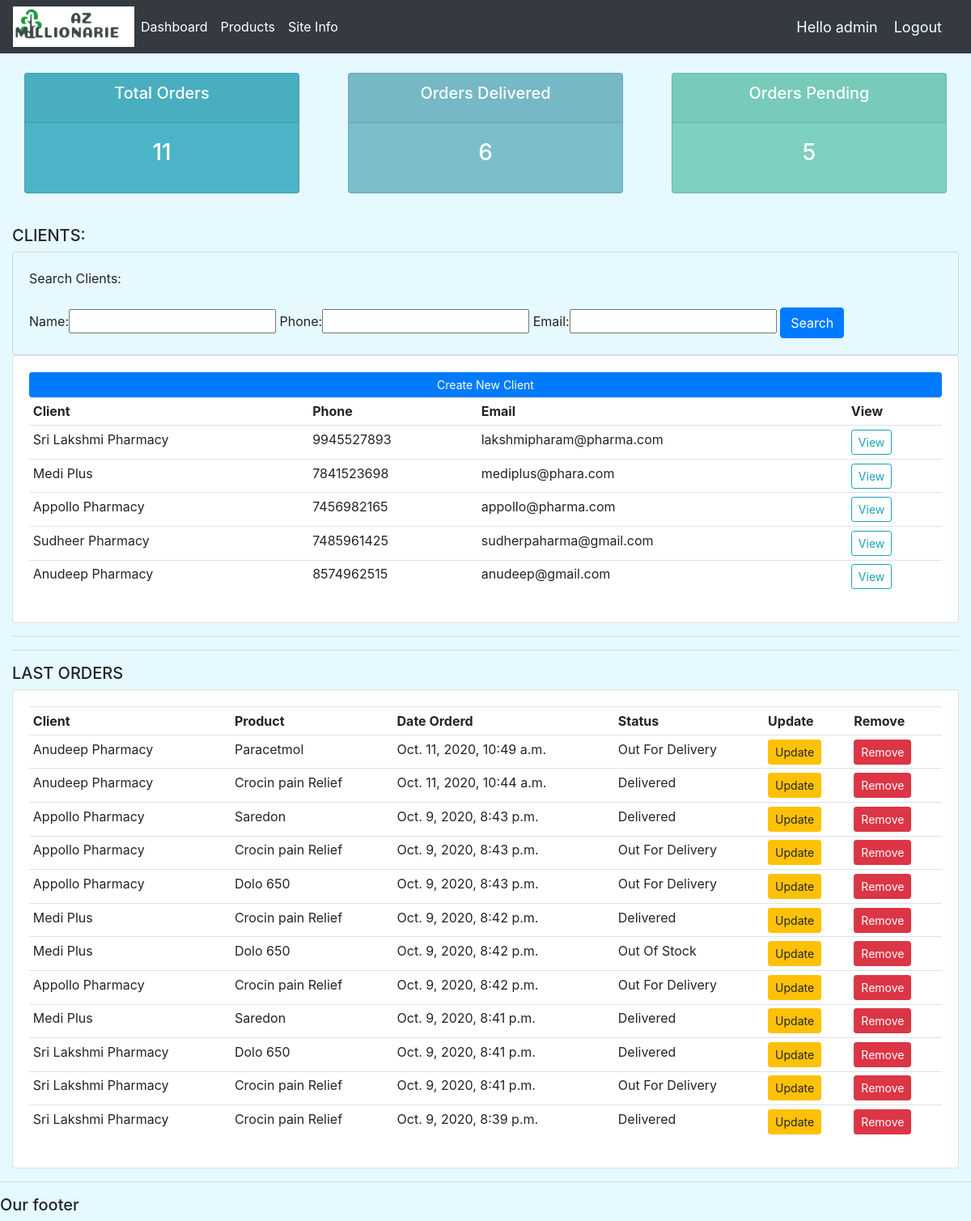
The app's page / (signed in) with its own data.
### accounts/models.py (models this page shows, shortened)
class Customer(models.Model):
    name=models.CharField(max_length=200,null=True,)
    phone = models.IntegerField(null=True,)
    email = models.EmailField(max_length=50, null=True,)
    date_created = models.DateTimeField(auto_now_add=True, null=True)
    def __str__(self):
        return self.name

class Order(models.Model):
    STATUS = (('Delivered','Delivered'),('Out For Delivery','Out For Delivery'),
              ('Out Of Stock','Out Of Stock'),('Not Available','Not Available'))
    customer=models.ForeignKey(Customer,null=True,on_delete=models.SET_NULL)
    product = models.ForeignKey(Product, null=True, on_delete=models.SET_NULL)
    quantity=models.IntegerField()
    status=models.CharField(max_length=100,null=True,choices=STATUS)
    date_created = models.DateTimeField(auto_now_add=True)

class Product(models.Model):
    CATEGORY=(('Emergency','Emergency'),('Demanded','Demanded'))
    name=models.CharField(max_length=100,null=True)
    description=models.CharField(max_length=500,null=True)
    category=models.CharField(max_length=100,null=True,choices=CATEGORY)
    price=models.FloatField()
    date_created=models.DateTimeField(auto_now_add=True)
    def __str__(self):
        return self.name

### accounts/views.py (the view)
# urls.py: path('', views.home,name='home'),
@login_required
def home(request):
	customers=Customer.objects.all()
	customer_fil=customer_filter(request.GET,queryset=customers)
	customers=customer_fil.qs
	orders=Order.objects.all().order_by('-date_created')
	out_for_delivery = Order.objects.filter(
	status='Out For Delivery').count()
	delivered = Order.objects.filter(status='Delivered').count()
	total_orders = out_for_delivery+delivered
	context = {'customers': customers,'orders': orders,
	           'total_orders': total_orders,'out_for_delivery':out_for_delivery,
			   'delivered':delivered,'customer_fil':customer_fil}
	return render(request, 'accounts/dashboard.html',context)

### accounts/templates/accounts/dashboard.html
{%  extends 'accounts/main.html' %}
{% block content %}
{%  include 'accounts/status.html' %}
<br>
<div class="row">
    <div class="col-md-12" >
        <h5>CLIENTS:</h5>
        <div class="row" >
            <div class="col">
                <div class="card card-body" id="cssfordilter">
                    <form method="get">
                        Search Clients: <br> <br>
                        {{customer_fil.form}}
                        <button class="btn btn-primary" type="submit">Search</button>
                    </form>
                </div>
            </div>
        </div>
        <div class="card card-body">
            <a class="btn btn-primary  btn-sm btn-block" href="{% url 'create_customer' %}">Create New Client </a>
            <table class="table table-sm">
                <tr>
                    <th>Client</th>
                    <th>Phone</th>
                    <th>Email</th>
                    <th>View</th>
                </tr>
                {% for customer in customers %}
                <tr>
                    <td>{{customer.name}}</td>
                    <td>{{customer.phone}}</td>
                    <td>{{customer.email}}</td>
                    <td><a class="btn btn-sm btn-outline-info" href="{% url 'customers' customer.id %}" >View</a></td>
                </tr>
                {% endfor %}
            </table>
        </div>
    </div>
    <div class="col-md-12">
        <hr>
        <hr>
        <h5>LAST ORDERS</h5>
        <div class="card card-body">
            <table class="table table-sm">
                <tr>
                    <th>Client</th>
                    <th>Product</th>
                    <th>Date Orderd</th>
                    <th>Status</th>
                    <th>Update</th>
                    <th>Remove</th>
                </tr>
                {% for order in orders %}
                <tr>
                    <td>{{order.customer}}</td>
                    <td>{{order.product}}</td>
                    <td>{{order.date_created}}</td>
                    <td>{{order.status}}</td>
                    <td> <a class="btn btn-sm  btn-warning" href="{% url 'update_order' order.id %}">Update</a></td>
                    <td><a class="btn btn-sm   btn-danger" href="{% url 'delete_order' order.id %}">Remove</a></td>
                </tr>
                {% endfor %}
            </table>
        </div>
    </div>
</div>
{% endblock %}

### accounts/templates/accounts/main.html (shortened to what this page needs)
{% load static %}
<!DOCTYPE html>
<html>
<head>
    <link rel="stylesheet" href="https://stackpath.bootstrapcdn.com/bootstrap/4.3.1/css/bootstrap.min.css"
>
    <link rel="stylesheet" type="text/css" href="{% static 'css/main.css' %}">
</head>
<body>
    {%  include 'accounts/navbar.html' %}
    <div class="container-fluid">
        {% block content %}
        {% endblock %}
    </div>
    <hr>
    <h5>Our footer</h5>
</body>
</html>

### accounts/templates/accounts/navbar.html (shortened to what this page needs)
{% load static %}
<nav class="navbar navbar-expand-lg navbar-dark bg-dark">
    <img src="{% static 'images/logo.png' %}" height='50' width='150'>
    <div class="collapse navbar-collapse" id="navbarNav">
        <ul class="navbar-nav">
            <li class="nav-item active">
                <a class="nav-link" href="{% url 'home' %}">Dashboard</a>
            </li>
            <li class="nav-item active">
                <a class="nav-link" href="{% url 'products' %}">Products</a>
            </li>
            <li class="nav-item active">
                <a class="nav-link" href="{% url 'info' %}">Site Info</a>
            </li>
        </ul>
    </div>
    <span class='hello'> Hello {{request.user}}</span>
    <span ><a class='hello' href="{% url 'logout' %}">Logout</a></span>
</nav>

### accounts/templates/accounts/status.html
<br>{% load static %}
<div class="row">
    <div class="col">
        <div class="col-md">
            <div class="card text-center text-white  mb-3" id="total-orders">
                <div class="card-header">
                    <h5 class="card-title">Total Orders</h5>
                </div>
                <div class="card-body">
                    <h3 class="card-title">{{total_orders}}</h3>
                </div>
            </div>
        </div>
    </div>
    <div class="col">
        <div class="col-md">
            <div class="card text-center text-white  mb-3" id="orders-delivered">
                <div class="card-header">
                    <h5 class="card-title">Orders Delivered</h5>
                </div>
                <div class="card-body">
                    <h3 class="card-title">{{delivered}}</h3>
                </div>
            </div>
        </div>
    </div>
    <div class="col">
        <div class="col-md">
            <div class="card text-center text-white  mb-3" id="orders-pending">
                <div class="card-header">
                    <h5 class="card-title">Orders Pending</h5>
                </div>
                <div class="card-body">
                    <h3 class="card-title">{{out_for_delivery}}</h3>
                </div>
            </div>
        </div>
    </div>
</div>

### static/css/main.css (style rules this page uses)
body { background-color: #e6f9ff; }
#cssfordilter { background-color: #e6f9ff; }
#total-orders { background-color: #4cb4c7; }
#orders-delivered { background-color: #7abecc; }
#orders-pending { background-color: #7CD1C0; }

### accounts/templates/accounts/navbar.html (style rules this page uses)
.hello { font-size: 18px; color: azure; margin-right: 20px; }

### records on screen
Customer: name "Sri Lakshmi Pharmacy", phone "9945527893", email "lakshmipharam@pharma.com"
Customer: name "Medi Plus", phone "7841523698", email "mediplus@phara.com"
Customer: name "Appollo Pharmacy", phone "7456982165", email "appollo@pharma.com"
Customer: name "Sudheer Pharmacy", phone "7485961425", email "sudherpaharma@gmail.com"
Customer: name "Anudeep Pharmacy", phone "8574962515", email "anudeep@gmail.com"
Order: customer "Anudeep Pharmacy", product "Paracetmol", date_created "Oct. 11, 2020, 10:49 a.m.", status "Out For Delivery"
Order: customer "Anudeep Pharmacy", product "Crocin pain Relief", date_created "Oct. 11, 2020, 10:44 a.m.", status "Delivered"
Order: customer "Appollo Pharmacy", product "Saredon", date_created "Oct. 9, 2020, 8:43 p.m.", status "Delivered"
Order: customer "Appollo Pharmacy", product "Crocin pain Relief", date_created "Oct. 9, 2020, 8:43 p.m.", status "Out For Delivery"
Order: customer "Appollo Pharmacy", product "Dolo 650", date_created "Oct. 9, 2020, 8:43 p.m.", status "Out For Delivery"
Order: customer "Medi Plus", product "Crocin pain Relief", date_created "Oct. 9, 2020, 8:42 p.m.", status "Delivered"
Order: customer "Medi Plus", product "Dolo 650", date_created "Oct. 9, 2020, 8:42 p.m.", status "Out Of Stock"
Order: customer "Appollo Pharmacy", product "Crocin pain Relief", date_created "Oct. 9, 2020, 8:42 p.m.", status "Out For Delivery"
Order: customer "Medi Plus", product "Saredon", date_created "Oct. 9, 2020, 8:41 p.m.", status "Delivered"
Order: customer "Sri Lakshmi Pharmacy", product "Dolo 650", date_created "Oct. 9, 2020, 8:41 p.m.", status "Delivered"
Order: customer "Sri Lakshmi Pharmacy", product "Crocin pain Relief", date_created "Oct. 9, 2020, 8:41 p.m.", status "Out For Delivery"
Order: customer "Sri Lakshmi Pharmacy", product "Crocin pain Relief", date_created "Oct. 9, 2020, 8:39 p.m.", status "Delivered"

### other values on screen
{{ request.user }} "admin"
{{ total_orders }} "11"
{{ delivered }} "6"
{{ out_for_delivery }} "5"
